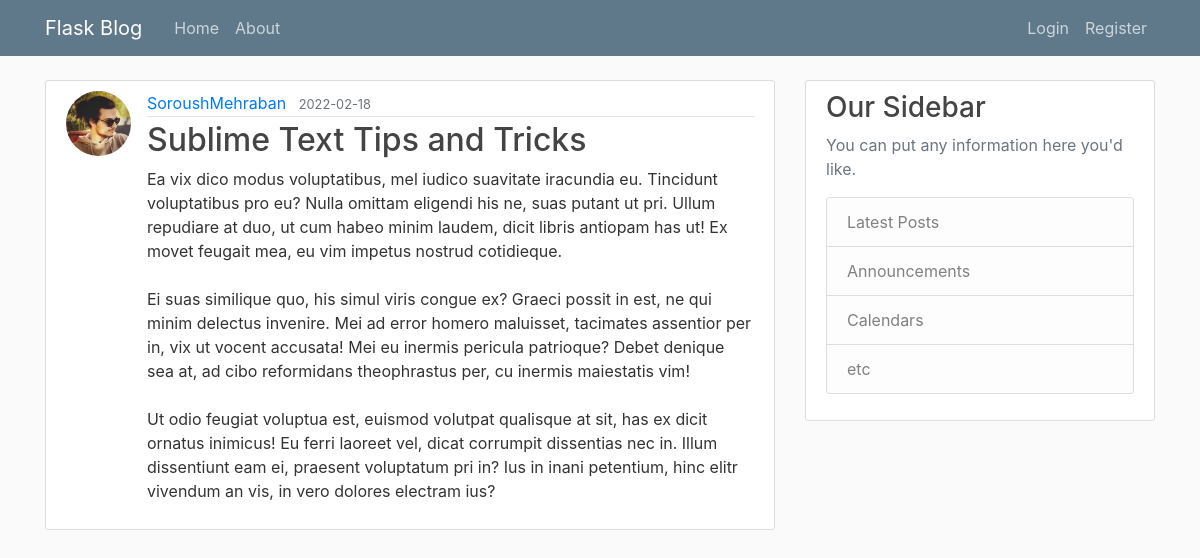
The app's page /post/4 with its own data.
### flaskblog/models.py (models this page shows, shortened)
class User(db.Model, UserMixin):
    id = db.Column(db.Integer, primary_key=True)
    username = db.Column(db.String(20), unique=True, nullable=False)
    email = db.Column(db.String(120), unique=True, nullable=False)
    image_file = db.Column(db.String(20), nullable=False, default='default.jpg')
    password = db.Column(db.String(60), nullable=False)
    posts = db.relationship("Post", backref="author", lazy=True)

class Post(db.Model):
    id = db.Column(db.Integer, primary_key=True)
    title = db.Column(db.String(100), nullable=False)
    date_posted = db.Column(db.DateTime, nullable=False, default=datetime.utcnow)
    content = db.Column(db.Text, nullable=False)
    user_id = db.Column(db.Integer, db.ForeignKey('user.id'), nullable=False)
    def __repr__(self):
        return f"Post('{self.title}', '{self.date_posted}')"

### flaskblog/routes.py (the view)
@app.route("/post/<int:post_id>")
def post(post_id):
    selected_post = Post.query.get_or_404(post_id)
    return render_template('post.html', title=selected_post, post=selected_post)

### flaskblog/templates/post.html (shortened to what this page needs)
{% extends "layout.html" %}
{% block content %}
<article class="media content-section">
    <img src="{{ url_for('static', filename='profile_pics/' + post.author.image_file) }}" alt=""
         class="rounded-circle article-img">
    <div class="media-body">
        <div class="article-metadata">
            <a class="mr-2" href="#">{{ post.author.username }}</a>
            <small class="text-muted">{{ post.date_posted.strftime('%Y-%m-%d') }}</small>
        </div>
        <h2 class="article-title">{{ post.title }}</h2>
        <p class="article-content">{{ post.content }}</p>
    </div>
</article>
{% endblock content %}

### flaskblog/static/main.css (style rules this page uses)
body { background: #fafafa; color: #333333; margin-top: 5rem; }
h1, h2, h3, h4, h5, h6 { color: #444444; }
.content-section { background: #ffffff; padding: 10px 20px; border: 1px solid #dddddd; border-radius: 3px; margin-bottom: 20px; }
.article-title { color: #444444; }
.article-content { white-space: pre-line; }
.article-img { height: 65px; width: 65px; margin-right: 16px; }
.article-metadata { padding-bottom: 1px; margin-bottom: 4px; border-bottom: 1px solid #e3e3e3 }

### records on screen
User: image_file (picture), author.username "SoroushMehraban"
Post: date_posted "2022-02-18", title "Sublime Text Tips and Tricks", content "Ea vix dico modus voluptatibus, mel iudico suavitate iracundia eu. Tincidunt voluptatibus pro eu? Nulla omittam eligendi his ne, suas putant ut pri. Ullum repudiare at duo, ut cum habeo minim laudem, dicit libris antiopam has ut! Ex movet feugait mea, eu vim impetus nostrud cotidieque. Ei suas similique quo, his simul viris congue ex? Graeci possit in est, ne qui minim delectus invenire. Mei ad error homero maluisset, tacimates assentior per in, vix ut vocent accusata! Mei eu inermis pericula patrioque? Debet denique sea at, ad cibo reformidans theophrastus per, cu inermis maiestatis vim! Ut odio feugiat voluptua est, euismod volutpat qualisque at sit, has ex dicit ornatus inimicus! Eu…"
